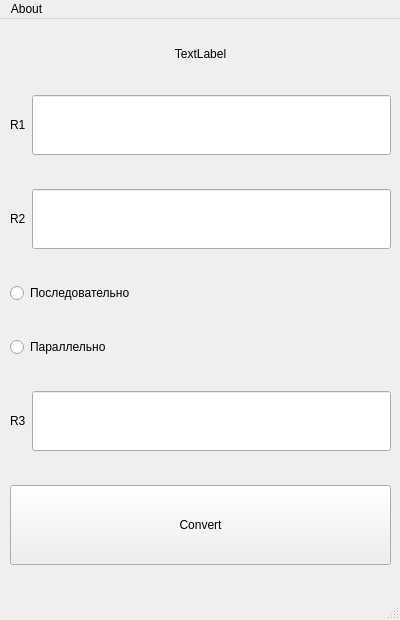
<?xml version="1.0" encoding="UTF-8"?>
<ui version="4.0">
 <class>MainWindow</class>
 <widget class="QMainWindow" name="MainWindow">
  <property name="geometry">
   <rect>
    <x>0</x>
    <y>0</y>
    <width>400</width>
    <height>620</height>
   </rect>
  </property>
  <property name="windowTitle">
   <string>MainWindow</string>
  </property>
  <widget class="QWidget" name="centralwidget">
   <widget class="QWidget" name="verticalLayoutWidget">
    <property name="geometry">
     <rect>
      <x>10</x>
      <y>0</y>
      <width>381</width>
      <height>581</height>
     </rect>
    </property>
    <layout class="QVBoxLayout" name="verticalLayout">
     <item>
      <widget class="QLabel" name="Status">
       <property name="sizePolicy">
        <sizepolicy hsizetype="Preferred" vsizetype="Maximum">
         <horstretch>0</horstretch>
         <verstretch>0</verstretch>
        </sizepolicy>
       </property>
       <property name="text">
        <string>TextLabel</string>
       </property>
       <property name="alignment">
        <set>Qt::AlignCenter</set>
       </property>
      </widget>
     </item>
     <item>
      <layout class="QHBoxLayout" name="horizontalLayout_2">
       <item>
        <widget class="QLabel" name="label_2">
         <property name="text">
          <string>R1</string>
         </property>
        </widget>
       </item>
       <item>
        <widget class="QLineEdit" name="Input1">
         <property name="minimumSize">
          <size>
           <width>0</width>
           <height>60</height>
          </size>
         </property>
        </widget>
       </item>
      </layout>
     </item>
     <item>
      <layout class="QHBoxLayout" name="horizontalLayout">
       <item>
        <widget class="QLabel" name="label_3">
         <property name="text">
          <string>R2</string>
         </property>
        </widget>
       </item>
       <item>
        <widget class="QLineEdit" name="Input2">
         <property name="minimumSize">
          <size>
           <width>0</width>
           <height>60</height>
          </size>
         </property>
        </widget>
       </item>
      </layout>
     </item>
     <item>
      <widget class="QRadioButton" name="radio_button1">
       <property name="text">
        <string>Последовательно</string>
       </property>
      </widget>
     </item>
     <item>
      <widget class="QRadioButton" name="radio_button2">
       <property name="text">
        <string>Параллельно</string>
       </property>
      </widget>
     </item>
     <item>
      <layout class="QHBoxLayout" name="horizontalLayout_3">
       <item>
        <widget class="QLabel" name="label_4">
         <property name="text">
          <string>R3</string>
         </property>
        </widget>
       </item>
       <item>
        <widget class="QLineEdit" name="Output">
         <property name="minimumSize">
          <size>
           <width>0</width>
           <height>60</height>
          </size>
         </property>
        </widget>
       </item>
      </layout>
     </item>
     <item>
      <widget class="QPushButton" name="Convert">
       <property name="minimumSize">
        <size>
         <width>0</width>
         <height>80</height>
        </size>
       </property>
       <property name="text">
        <string>Convert</string>
       </property>
      </widget>
     </item>
    </layout>
   </widget>
  </widget>
  <widget class="QMenuBar" name="menubar">
   <property name="geometry">
    <rect>
     <x>0</x>
     <y>0</y>
     <width>400</width>
     <height>24</height>
    </rect>
   </property>
   <widget class="QMenu" name="menuAbout">
    <property name="title">
     <string>About</string>
    </property>
    <addaction name="AuthorMenu"/>
   </widget>
   <addaction name="menuAbout"/>
  </widget>
  <widget class="QStatusBar" name="statusbar"/>
  <action name="actionAuthor">
   <property name="text">
    <string>Author</string>
   </property>
  </action>
  <action name="AuthorMenu">
   <property name="text">
    <string>Автор</string>
   </property>
  </action>
 </widget>
 <resources/>
 <connections/>
</ui>
